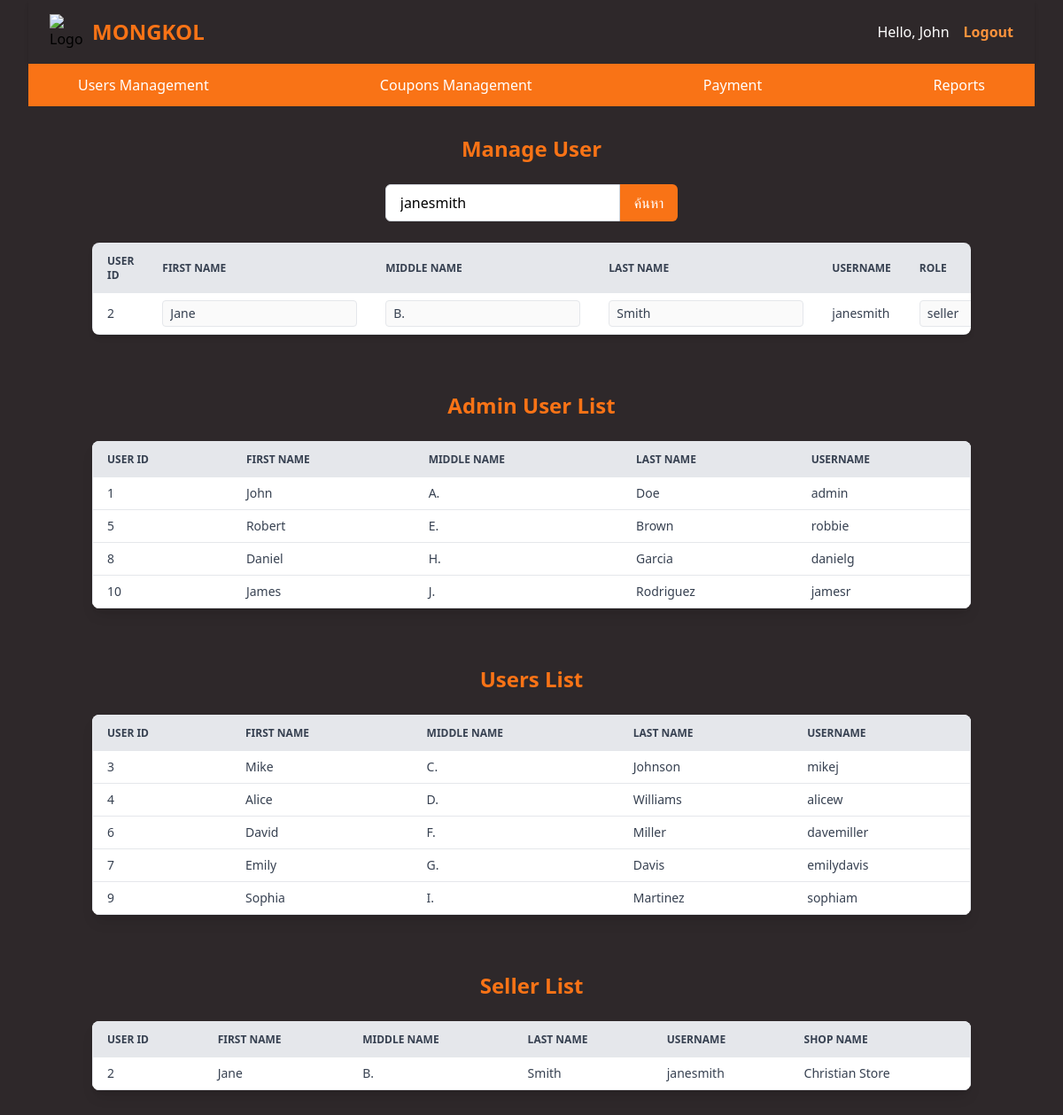
The page /admin/manage_user.php?username=janesmith (signed in) on the database its author committed.
### tables this page shows
CREATE TABLE `tbl_users` (
    `user_ID` int(11) NOT NULL AUTO_INCREMENT,
    `firstName` varchar(50) DEFAULT NULL,
    `midName` varchar(50) DEFAULT NULL,
    `lastName` varchar(50) DEFAULT NULL,
    `userName` varchar(50) DEFAULT NULL,
    `password_hash` varchar(255) DEFAULT NULL,
    `role` varchar(20) DEFAULT 'user',
    PRIMARY KEY (`user_ID`),
    UNIQUE KEY `userName` (`userName`)
);

CREATE TABLE `tbl_shops` (
    `shop_ID` int(11) NOT NULL AUTO_INCREMENT,
    `shopName` varchar(100) DEFAULT NULL,
    `user_ID` int(11) DEFAULT NULL,
    PRIMARY KEY (`shop_ID`),
    KEY `user_ID` (`user_ID`),
    FOREIGN KEY (`user_ID`) REFERENCES `tbl_users` (`user_ID`)
);

### admin/manage_user.php (the view, shortened to what this page needs)
<!DOCTYPE html>
<html lang="en">
<head>
</head>
  <body class = "bg-w-full bg-[#2E282A] mr-8 ml-8" >
    <?php require_once("../navbar/nav_admin.php"); ?>
    <div class="container mx-auto px-4 py-8">
    <h2 class="text-2xl font-semibold mb-6 text-center text-orange-500">Manage User</h2>
    <form method="GET" class="mb-6 flex justify-center">
      <input type="text" name="username" placeholder="กรอก Username"
             class="px-4 py-2 border border-gray-300 rounded-l-md focus:outline-none focus:ring focus:border-blue-400"
             value="<?php echo isset($_GET['username']) ? htmlspecialchars($_GET['username']) : '' ?>">
      <button type="submit"
              class="px-4 py-2 bg-orange-500 text-white rounded-r-md hover:bg-orange-600 transition">
        ค้นหา
      </button>
    </form>
    <div class="overflow-x-auto shadow-md rounded-lg">
      <table class="min-w-full text-sm text-left text-gray-700 bg-white border border-gray-200">
        <thead class="bg-gray-200 text-gray-700 uppercase text-xs">
          <tr>
            <th class="px-4 py-3">User ID</th>
            <th class="px-4 py-3">First Name</th>
            <th class="px-4 py-3">Middle Name</th>
            <th class="px-4 py-3">Last Name</th>
            <th class="px-4 py-3">Username</th>
            <th class="px-4 py-3">role</th>
          </tr>
        </thead>
      <tbody>
        <?php
          $searchUsername = isset($_GET['username']) ? $_GET['username'] : '';
          $searchUsername = $conn->real_escape_string($searchUsername);
          $sql = "SELECT * FROM tbl_users";
          if (!empty($searchUsername)) {
              $sql .= " WHERE userName LIKE '$searchUsername'";
          }
          $result = $conn->query($sql);
          if ($result && $result->num_rows > 0) {
              while($row = $result->fetch_assoc()) {
                  echo "<tr class='border-b hover:bg-gray-100'>";
                  echo "<td class='px-4 py-2'>{$row['user_ID']}</td>";
                  echo "<td class='px-4 py-2'>
                          <input type='text' value=\"{$row['firstName']}\" id='fname-{$row['user_ID']}' disabled class='border rounded px-2 py-1'>
                        </td>";
                  $midName = $row['midName'] !== NULL ? $row['midName'] : '';
                  echo "<td class='px-4 py-2'>
                          <input type='text' value=\"$midName\" id='mname-{$row['user_ID']}' disabled class='border rounded px-2 py-1'>
                        </td>";
                  echo "<td class='px-4 py-2'>
                          <input type='text' value=\"{$row['lastName']}\" id='lname-{$row['user_ID']}' disabled class='border rounded px-2 py-1'>
                        </td>";
                  echo "<td class='px-4 py-2'>{$row['userName']}</td>";
                  echo "<td class='px-4 py-2'>
                          <input type='text' value=\"{$row['role']}\" id='role-{$row['user_ID']}' disabled class='border rounded px-2 py-1'>
                        </td>";
                  echo "</tr>";
              }
          } else {
              echo "<tr><td colspan='6' class='text-center px-4 py-3 text-gray-500'>ไม่พบข้อมูล</td></tr>";
          }
          ?>
        </tbody>
      </table>
    </div>
  </div>
  <div class="container mx-auto px-4 py-8 ">
        <h2 class="text-2xl font-semibold mb-6 text-center text-orange-500">Admin User List</h2>
        <div class="overflow-x-auto shadow-lg rounded-lg">
            <table class="min-w-full text-sm text-left text-gray-700 bg-white border border-gray-200">
                <thead class="bg-gray-200 text-gray-700 uppercase text-xs">
                    <tr>
                        <th class="px-4 py-3">User ID</th>
                        <th class="px-4 py-3">First Name</th>
                        <th class="px-4 py-3">Middle Name</th>
                        <th class="px-4 py-3">Last Name</th>
                        <th class="px-4 py-3">Username</th>
                    </tr>
                </thead>
                <tbody>
                    <?php
                    $result = $conn->query("SELECT * FROM tbl_users WHERE role = 'admin'" );
                    while($row = $result->fetch_assoc()) {
                        echo "<tr class='border-b hover:bg-gray-100'>";
                        echo "<td class='px-4 py-2'>{$row['user_ID']}</td>";
                        echo "<td class='px-4 py-2'>{$row['firstName']}</td>";
                        echo "<td class='px-4 py-2'>{$row['midName']}</td>";
                        echo "<td class='px-4 py-2'>{$row['lastName']}</td>";
                        echo "<td class='px-4 py-2'>{$row['userName']}</td>";
                        echo "</tr>";
                    }
                    ?>
                </tbody>
            </table>
        </div>
    </div>
    <div class="container mx-auto px-4 py-8 ">
        <h2 class="text-2xl font-semibold mb-6 text-center text-orange-500">Users List</h2>
        <div class="overflow-x-auto shadow-lg rounded-lg">
            <table class="min-w-full text-sm text-left text-gray-700 bg-white border border-gray-200">
                <thead class="bg-gray-200 text-gray-700 uppercase text-xs">
                    <tr>
                        <th class="px-4 py-3">User ID</th>
                        <th class="px-4 py-3">First Name</th>
                        <th class="px-4 py-3">Middle Name</th>
                        <th class="px-4 py-3">Last Name</th>
                        <th class="px-4 py-3">Username</th>
                    </tr>
                </thead>
                <tbody>
                    <?php
                    $result = $conn->query("SELECT * FROM tbl_users WHERE role = 'user'" );
                    while($row = $result->fetch_assoc()) {
                        echo "<tr class='border-b hover:bg-gray-100'>";
                        echo "<td class='px-4 py-2'>{$row['user_ID']}</td>";
                        echo "<td class='px-4 py-2'>{$row['firstName']}</td>";
                        echo "<td class='px-4 py-2'>{$row['midName']}</td>";
                        echo "<td class='px-4 py-2'>{$row['lastName']}</td>";
                        echo "<td class='px-4 py-2'>{$row['userName']}</td>";
                        echo "</tr>";
                    }
                    ?>
                </tbody>
            </table>
        </div>
    </div>
    <div class="container mx-auto px-4 py-8 ">
        <h2 class="text-2xl font-semibold mb-6 text-center text-orange-500">Seller List</h2>
        <div class="overflow-x-auto shadow-lg rounded-lg">
            <table class="min-w-full text-sm text-left text-gray-700 bg-white border border-gray-200">
                <thead class="bg-gray-200 text-gray-700 uppercase text-xs">
                    <tr>
                        <th class="px-4 py-3">User ID</th>
                        <th class="px-4 py-3">First Name</th>
                        <th class="px-4 py-3">Middle Name</th>
                        <th class="px-4 py-3">Last Name</th>
                        <th class="px-4 py-3">Username</th>
                        <th class="px-4 py-3">Shop Name</th>
                    </tr>
                </thead>
                <tbody>
                    <?php
                    $result = $conn->query("
                    SELECT
                      U.user_ID,
                      U.firstName,
                      U.midName,
                      U.lastName,
                      U.userName,
                      S.shopName
                    FROM tbl_users U
                    JOIN tbl_shops S ON S.user_ID = U.user_ID
                    WHERE U.role = 'seller';
                    ");
                    while($row = $result->fetch_assoc()) {
                        echo "<tr class='border-b hover:bg-gray-100'>";
                        echo "<td class='px-4 py-2'>{$row['user_ID']}</td>";
                        echo "<td class='px-4 py-2'>{$row['firstName']}</td>";
                        echo "<td class='px-4 py-2'>{$row['midName']}</td>";
                        echo "<td class='px-4 py-2'>{$row['lastName']}</td>";
                        echo "<td class='px-4 py-2'>{$row['userName']}</td>";
                        echo "<td class='px-4 py-2'>{$row['shopName']}</td>";
                        echo "</tr>";
                    }
                    ?>
                </tbody>
            </table>
        </div>
    </div>
  </body>
</html>

### rows shown on the page
tbl_users: user_ID "2", firstName "Jane", midName "B.", lastName "Smith", userName "janesmith", role "seller"
tbl_users: user_ID "1", firstName "John", midName "A.", lastName "Doe", userName "admin"
tbl_users: user_ID "5", firstName "Robert", midName "E.", lastName "Brown", userName "robbie"
tbl_users: user_ID "8", firstName "Daniel", midName "H.", lastName "Garcia", userName "danielg"
tbl_users: user_ID "10", firstName "James", midName "J.", lastName "Rodriguez", userName "jamesr"
tbl_users: user_ID "3", firstName "Mike", midName "C.", lastName "Johnson", userName "mikej"
tbl_users: user_ID "4", firstName "Alice", midName "D.", lastName "Williams", userName "alicew"
tbl_users: user_ID "6", firstName "David", midName "F.", lastName "Miller", userName "davemiller"
tbl_users: user_ID "7", firstName "Emily", midName "G.", lastName "Davis", userName "emilydavis"
tbl_users: user_ID "9", firstName "Sophia", midName "I.", lastName "Martinez", userName "sophiam"
tbl_shops: user_ID.user_ID "2", user_ID.firstName "Jane", user_ID.midName "B.", user_ID.lastName "Smith", user_ID.userName "janesmith", shopName "Christian Store"

### other values the page prints
$_SESSION["firstName"] "John"
